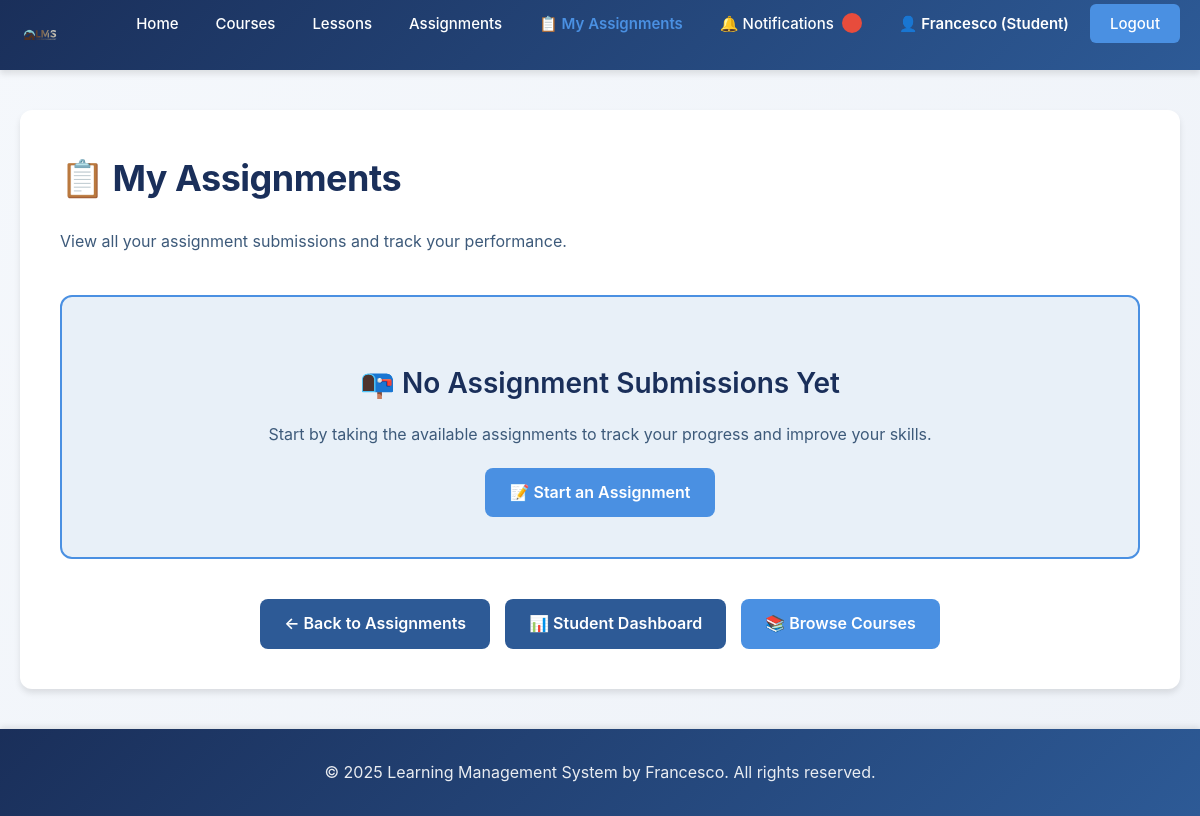
Before: /my_assignments (signed in) with the older database file.
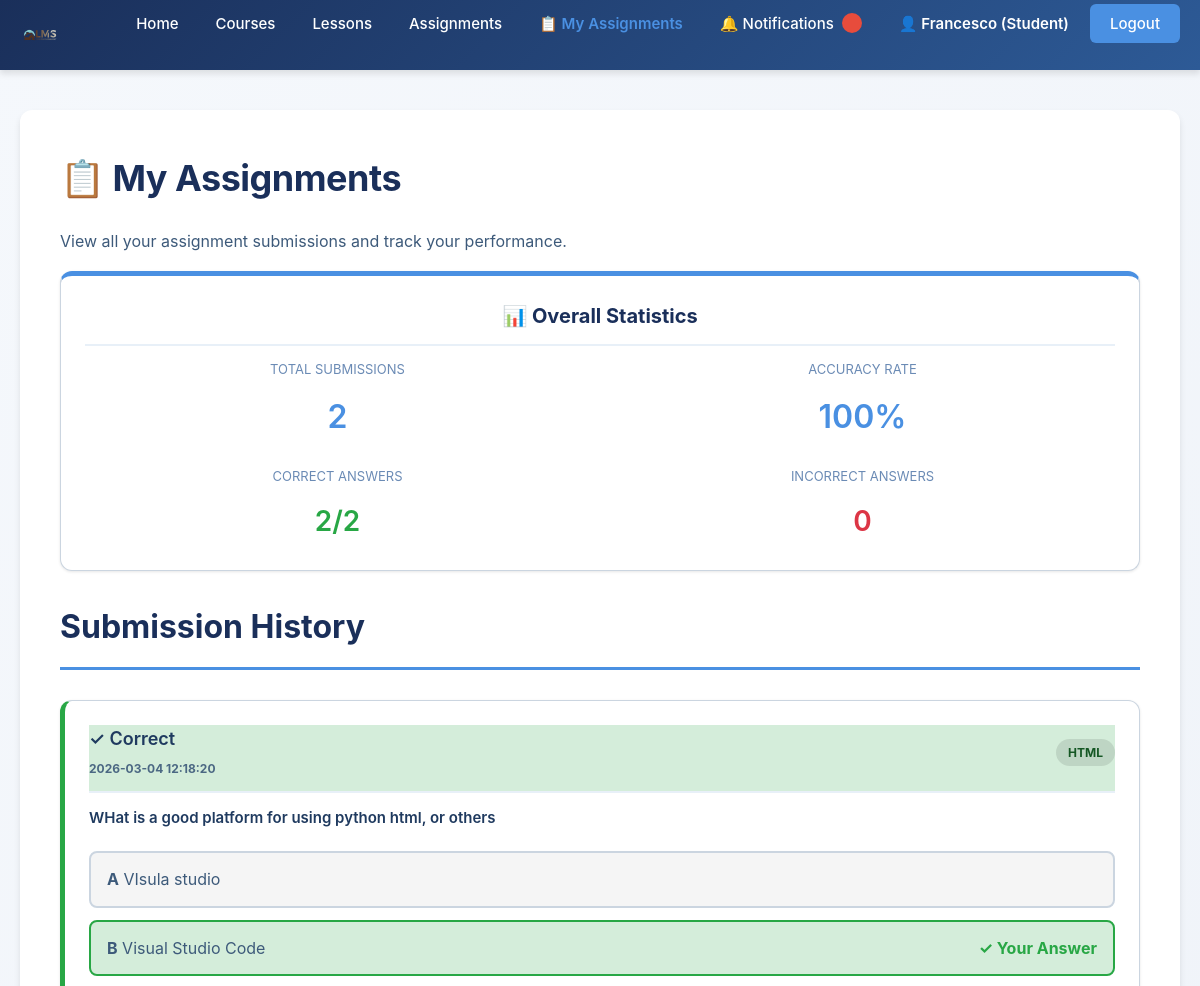
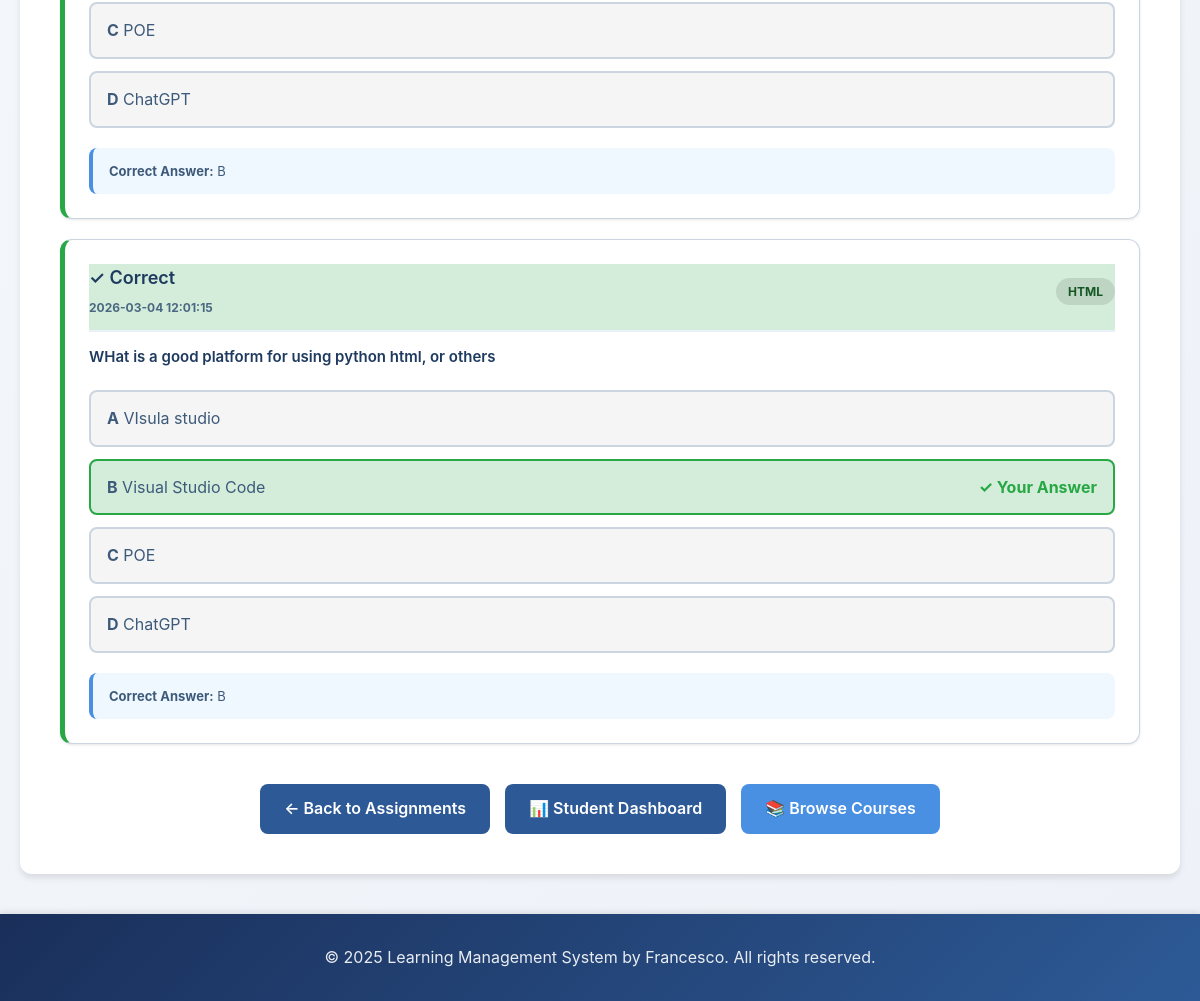
After: the same page with the newer database file (2 pictures, top to bottom).
### tables this page shows
CREATE TABLE submissions (
            -- Unique identifier for each submission
            id INTEGER PRIMARY KEY AUTOINCREMENT,
            -- ID of the student submitting
            student_id INTEGER NOT NULL,
            -- ID of the question being answered
            question_id INTEGER NOT NULL,
            -- Student's selected answer: 'a', 'b', 'c', or 'd'
            selected_answer TEXT NOT NULL,
            -- Whether the answer is correct (1 for correct, 0 for incorrect)
            is_correct INTEGER DEFAULT 0,
            -- Timestamp when answer was submitted
            submitted_at TIMESTAMP DEFAULT CURRENT_TIMESTAMP,
            -- Foreign keys
            FOREIGN KEY (student_id) REFERENCES users(id),
            FOREIGN KEY (question_id) REFERENCES msqs(id)
        );

CREATE TABLE topics (
            -- Unique identifier for each topic
            id INTEGER PRIMARY KEY AUTOINCREMENT,
            -- ID of the course this topic belongs to
            course_id INTEGER NOT NULL,
            -- Topic title (must be unique)
            title TEXT UNIQUE,
            -- Optional subtitle or description
            subtitle TEXT,
            -- Timestamp when topic was created
            created_at TIMESTAMP DEFAULT CURRENT_TIMESTAMP, content TEXT,
            -- Foreign key linking to courses table
            FOREIGN KEY (course_id) REFERENCES courses(id)
        );

CREATE TABLE msqs (
            -- Unique identifier for each question
            id INTEGER PRIMARY KEY AUTOINCREMENT,
            -- ID of the topic this question belongs to
            topic_id INTEGER NOT NULL,
            -- The question text
            question TEXT NOT NULL,
            -- Option A text
            option_a TEXT NOT NULL,
            -- Option B text
            option_b TEXT NOT NULL,
            -- Option C text
            option_c TEXT NOT NULL,
            -- Option D text
            option_d TEXT NOT NULL,
            -- Correct answer: 'a', 'b', 'c', or 'd'
            correct_answer TEXT NOT NULL,
            -- Timestamp when question was created
            created_at TIMESTAMP DEFAULT CURRENT_TIMESTAMP,
            -- Foreign key linking to topics table
            FOREIGN KEY (topic_id) REFERENCES topics(id)
        );

### app.py (the view)
@app.route("/my_assignments")
def my_assignments():
    if 'user_id' not in session:
        return redirect(url_for('login'))
    if session.get('role') != 'student':
        return redirect(url_for('home'))
    try:
        conn = get_db_connection()
        cursor = conn.cursor()
        cursor.execute("""
            SELECT
                s.id as submission_id,
                s.question_id,
                s.selected_answer,
                s.is_correct,
                s.submitted_at,
                m.question,
                m.correct_answer,
                m.option_a,
                m.option_b,
                m.option_c,
                m.option_d,
                t.title as topic_title
            FROM submissions s
            JOIN msqs m ON s.question_id = m.id
            LEFT JOIN topics t ON m.topic_id = t.id
            WHERE s.student_id = ?
            ORDER BY s.submitted_at DESC
        """, (session['user_id'],))
        submissions = cursor.fetchall()
        cursor.execute("""
            SELECT
                COUNT(*) as total_submissions,
                SUM(is_correct) as correct_answers
            FROM submissions
            WHERE student_id = ?
        """, (session['user_id'],))
        stats = cursor.fetchone()
        total_submissions = stats['total_submissions'] if stats['total_submissions'] else 0
        correct_answers = stats['correct_answers'] if stats['correct_answers'] else 0
        overall_percentage = int((correct_answers / total_submissions * 100)) if total_submissions > 0 else 0
        conn.close()
        return render_template('my_assignments.html',
                             submissions=submissions,
                             total_submissions=total_submissions,
                             correct_answers=correct_answers,
                             overall_percentage=overall_percentage)
    except Exception as e:
        return render_template('error.html', error='Error loading your assignments!')

### app.py (called while the page is built)
def get_db_connection(db_name="lms.db"):
    conn = sqlite3.connect(db_name)
    conn.row_factory = sqlite3.Row
    return conn

### templates/my_assignments.html (shortened to what the changed rows need)
{% extends 'base.html' %}
{% block content %}
    <h1>📋 My Assignments</h1>
    {% if total_submissions > 0 %}
        <div class="grid" style="margin-bottom: 30px;">
            <div class="card" style="text-align: center; border-top: 5px solid var(--accent-blue);">
                <div class="card-header">📊 Overall Statistics</div>
                <div class="card-body">
                    <div style="display: grid; grid-template-columns: 1fr 1fr; gap: 20px;">
                        <div>
                            <p style="color: var(--light-text); font-size: 13px; margin: 0 0 8px 0;">TOTAL SUBMISSIONS</p>
                            <h3 style="color: var(--accent-blue); margin: 0; font-size: 32px;">{{ total_submissions }}</h3>
                        </div>
                        <div>
                            <p style="color: var(--light-text); font-size: 13px; margin: 0 0 8px 0;">ACCURACY RATE</p>
                            <h3 style="color: var(--accent-blue); margin: 0; font-size: 32px;">{{ overall_percentage }}%</h3>
                        </div>
                        <div>
                            <p style="color: var(--light-text); font-size: 13px; margin: 0 0 8px 0;">CORRECT ANSWERS</p>
                            <h3 style="color: #28a745; margin: 0; font-size: 28px;">{{ correct_answers }}/{{ total_submissions }}</h3>
                        </div>
                        <div>
                            <p style="color: var(--light-text); font-size: 13px; margin: 0 0 8px 0;">INCORRECT ANSWERS</p>
                            <h3 style="color: #dc3545; margin: 0; font-size: 28px;">{{ total_submissions - correct_answers }}</h3>
                        </div>
                    </div>
                </div>
            </div>
        </div>
    {% endif %}
    {% if submissions %}
        <div style="margin-top: 30px;">
            <h2 class="section-title">Submission History</h2>
            <div style="display: grid; gap: 20px;">
                {% for submission in submissions %}
                    <div class="card" style="border-left: 5px solid {% if submission.is_correct %}#28a745{% else %}#dc3545{% endif %};">
                        <div class="card-header" style="background: {% if submission.is_correct %}#d4edda{% else %}#f8d7da{% endif %}; color: {% if submission.is_correct %}#155724{% else %}#721c24{% endif %};">
                            <div style="display: flex; justify-content: space-between; align-items: center;">
                                <div>
                                    <h4 style="margin: 0 0 5px 0;">
                                        {% if submission.is_correct %}
                                            ✓ Correct
                                        {% else %}
                                            ✗ Incorrect
                                        {% endif %}
                                    </h4>
                                    <p style="margin: 0; font-size: 12px; opacity: 0.9;">{{ submission.submitted_at }}</p>
                                </div>
                                {% if submission.topic_title %}
                                    <span style="background: rgba(0,0,0,0.1); padding: 4px 12px; border-radius: 20px; font-size: 12px; font-weight: bold;">{{ submission.topic_title }}</span>
                                {% endif %}
                            </div>
                        </div>
                        <div class="card-body">
                            <p style="font-size: 15px; font-weight: 600; color: var(--dark-text); margin-bottom: 20px;">
                                {{ submission.question }}
                            </p>
                            <div style="display: grid; gap: 12px; margin-bottom: 20px;">
                                <div style="padding: 12px 16px; border-radius: 8px; background: {% if submission.selected_answer == 'A' %}{% if submission.is_correct %}#d4edda{% else %}#f8d7da{% endif %}{% else %}#f5f5f5{% endif %}; border: 2px solid {% if submission.selected_answer == 'A' %}{% if submission.is_correct %}#28a745{% else %}#dc3545{% endif %}{% else %}var(--border-color){% endif %};">
                                    <strong>A</strong> {{ submission.option_a }}
                                </div>
                                <div style="padding: 12px 16px; border-radius: 8px; background: {% if submission.selected_answer == 'B' %}{% if submission.is_correct %}#d4edda{% else %}#f8d7da{% endif %}{% else %}#f5f5f5{% endif %}; border: 2px solid {% if submission.selected_answer == 'B' %}{% if submission.is_correct %}#28a745{% else %}#dc3545{% endif %}{% else %}var(--border-color){% endif %};">
                                    <strong>B</strong> {{ submission.option_b }}
                                    {% if submission.selected_answer == 'B' and submission.is_correct %}
                                        <span style="float: right; color: #28a745; font-weight: bold;">✓ Your Answer</span>
                                    {% elif submission.selected_answer == 'B' %}
                                        <span style="float: right; color: #dc3545; font-weight: bold;">✗ Your Answer</span>
                                    {% endif %}
                                </div>
                                <div style="padding: 12px 16px; border-radius: 8px; background: {% if submission.selected_answer == 'C' %}{% if submission.is_correct %}#d4edda{% else %}#f8d7da{% endif %}{% else %}#f5f5f5{% endif %}; border: 2px solid {% if submission.selected_answer == 'C' %}{% if submission.is_correct %}#28a745{% else %}#dc3545{% endif %}{% else %}var(--border-color){% endif %};">
                                    <strong>C</strong> {{ submission.option_c }}
                                </div>
                                <div style="padding: 12px 16px; border-radius: 8px; background: {% if submission.selected_answer == 'D' %}{% if submission.is_correct %}#d4edda{% else %}#f8d7da{% endif %}{% else %}#f5f5f5{% endif %}; border: 2px solid {% if submission.selected_answer == 'D' %}{% if submission.is_correct %}#28a745{% else %}#dc3545{% endif %}{% else %}var(--border-color){% endif %};">
                                    <strong>D</strong> {{ submission.option_d }}
                                </div>
                            </div>
                            <div style="background: #f0f8ff; padding: 12px 16px; border-radius: 8px; border-left: 4px solid var(--accent-blue);">
                                <p style="margin: 0; font-size: 13px; color: var(--medium-text);">
                                    <strong>Correct Answer:</strong> {{ submission.correct_answer.upper() }}
                                </p>
                            </div>
                        </div>
                    </div>
                {% endfor %}
            </div>
        </div>
    {% else %}
        <div style="background: #e8f0f8; border: 2px solid var(--accent-blue); padding: 40px; border-radius: 12px; text-align: center; margin-top: 40px;">
            <h2 style="color: var(--primary-navy); margin-bottom: 15px;">📭 No Assignment Submissions Yet</h2>
            <p style="color: var(--medium-text); font-size: 16px; margin-bottom: 20px;">
                Start by taking the available assignments to track your progress and improve your skills.
            </p>
            <a href="{{ url_for('assignments') }}" class="btn btn-primary">📝 Start an Assignment</a>
        </div>
    {% endif %}
{% endblock %}

Changed rows visible on the page:
added submissions: is_correct "✓ Correct", submitted_at "2026-03-04 12:18:20", topic_title "HTML", question "WHat is a good platform for using python html, or others", option_a "VIsula studio", option_b "Visual Studio Code", selected_answer "✓ Your Answer", option_c "POE", option_d "ChatGPT", correct_answer "B"
added submissions: is_correct "✓ Correct", submitted_at "2026-03-04 12:01:15", topic_title "HTML", question "WHat is a good platform for using python html, or others", option_a "VIsula studio", option_b "Visual Studio Code", selected_answer "✓ Your Answer", option_c "POE", option_d "ChatGPT", correct_answer "B"
Other visible differences:
{{ total_submissions }}: (not shown) → "2"
{{ overall_percentage }}: (not shown) → "100"
{{ correct_answers }}: (not shown) → "2"
{{ total_submissions - correct_answers }}: (not shown) → "0"
text no longer shown: "📭 No Assignment Submissions Yet Start by taking the available assignments to track your progress and improve your skills. 📝 Start an Assignment"
text now shown: "📊 Overall Statistics TOTAL SUBMISSIONS ACCURACY RATE % CORRECT ANSWERS / INCORRECT ANSWERS Submission History"
